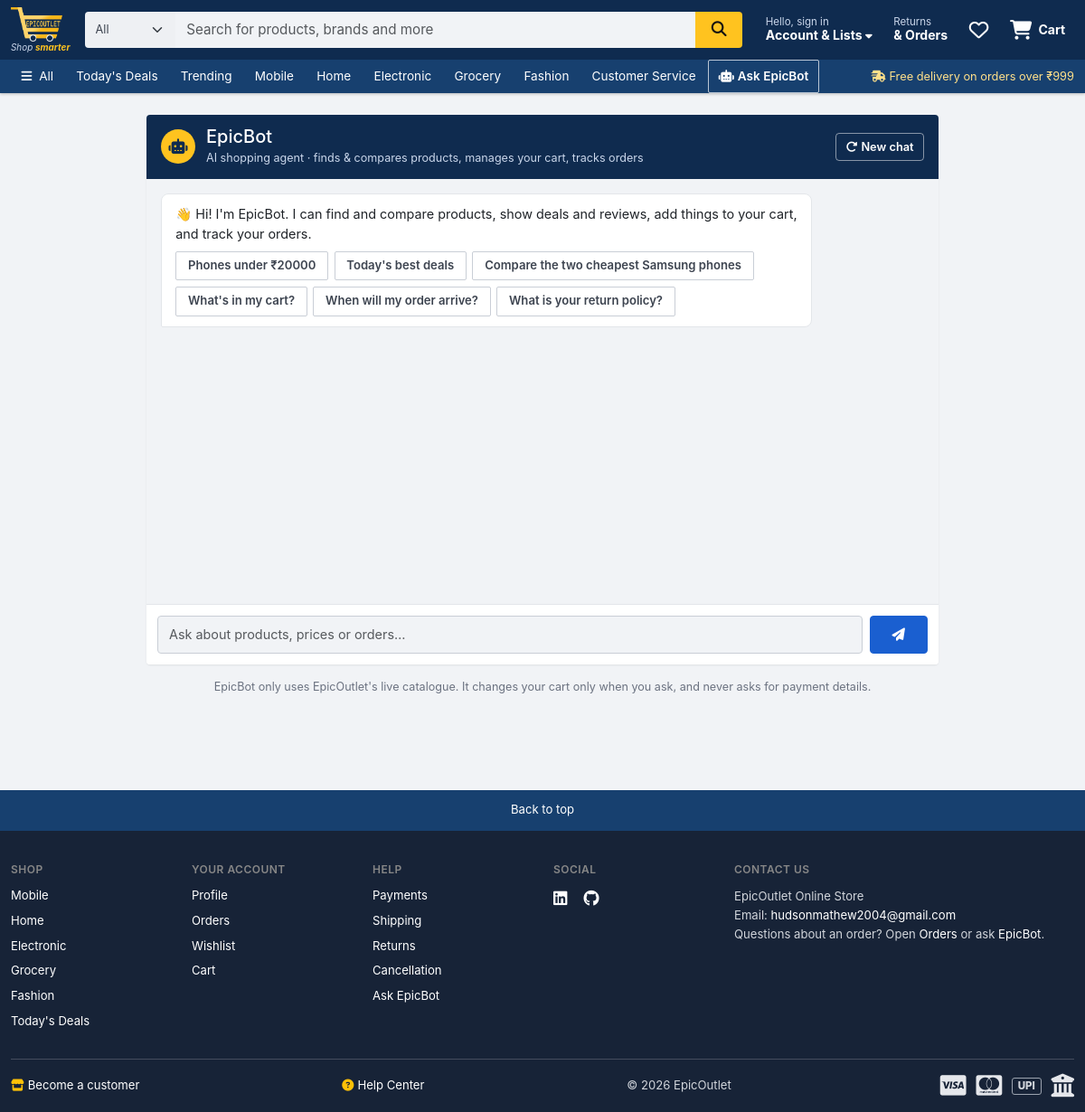
Page /chat/ on the committed database.
### shop/models.py (models this page shows, shortened)
class Catagory(models.Model):
    name = models.CharField(max_length=150, null=False, blank=False, unique=True)
    image = CloudinaryField('image', folder='Epicoutlte/catagory/')
    description = models.TextField(max_length=500, null=False, blank=False)
    status = models.BooleanField(default=False, help_text="0-show, 1-Hidden")
    Created_at = models.DateTimeField(auto_now_add=True)
    order = models.PositiveIntegerField(default=0)
    objects = VisibleQuerySet.as_manager()
    class Meta:
        ordering = ['order']
        verbose_name = 'Category'
        verbose_name_plural = 'Categories'
    def get_absolute_url(self):
        return reverse('collection_view', args=[self.name])

### shop/views.py (the view)
# urls.py: path('chat/', views.chat_page, name='chat'),
def chat_page(request):
    return render(request, 'shop/chat.html')

### shop/context_processors.py (called while the page is built)
def store(request):
    context = {
        'SITE_NAME': settings.SITE_NAME,
        'nav_categories': visible_categories(),
        'cart_count': 0,
        'wishlist_count': 0,
        'wishlist_ids': set(),
    }
    user = getattr(request, 'user', None)
    if user is not None and user.is_authenticated:
        context['cart_count'] = cart.objects.filter(user=user).count()
        wishlist_ids = set(fav.objects.filter(user=user).values_list('product_id', flat=True))
        context['wishlist_ids'] = wishlist_ids
        context['wishlist_count'] = len(wishlist_ids)
    return context

### shop/models.py (called while the page is built)
    def visible(self):
        return self.filter(status=False)

### shop/services.py (called while the page is built)
def visible_categories():
    categories = cache.get(CATEGORY_CACHE_KEY)
    if categories is None:
        categories = list(Catagory.objects.visible())
        cache.set(CATEGORY_CACHE_KEY, categories, 300)
    return categories

### shop/templates/shop/chat.html (shortened to what this page needs)
{% extends "shop/layouts/main.html" %}
{% block content %}
<div class="container py-4">
  <div class="row justify-content-center">
    <div class="col-lg-9">
      <section class="surface chat-shell" aria-labelledby="chat-title">
        <div class="chat-head">
          <span class="chat-avatar"><i class="fa-solid fa-robot" aria-hidden="true"></i></span>
          <div class="flex-grow-1">
            <h1 id="chat-title" class="h5 mb-0">EpicBot</h1>
            <span class="small text-muted-2">AI shopping agent · finds &amp; compares products, manages your cart, tracks orders</span>
          </div>
          <button type="button" class="btn btn-sm btn-ghost" id="chatReset" title="Start a new conversation"><i class="fa-solid fa-rotate-right me-1" aria-hidden="true"></i>New chat</button>
        </div>
        <div class="chat-body" id="chatBody" aria-live="polite" aria-relevant="additions">
          <div class="chat-message ai-message">
            <div class="message-content">
              <p class="mb-2">👋 Hi! I'm EpicBot. I can find and compare products, show deals and reviews, add things to your cart, and track your orders.</p>
              <div class="chat-suggestions">
                <button type="button" class="chip" data-suggestion>Phones under ₹20000</button>
                <button type="button" class="chip" data-suggestion>Today's best deals</button>
                <button type="button" class="chip" data-suggestion>Compare the two cheapest Samsung phones</button>
                <button type="button" class="chip" data-suggestion>What's in my cart?</button>
                <button type="button" class="chip" data-suggestion>When will my order arrive?</button>
                <button type="button" class="chip" data-suggestion>What is your return policy?</button>
              </div>
            </div>
          </div>
        </div>
        <div class="chat-foot">
          <form id="chatForm" class="d-flex gap-2">
            <input type="text" id="userInput" class="form-control" placeholder="Ask about products, prices or orders…" maxlength="500" autocomplete="off" required>
            <button type="submit" class="btn btn-primary px-4" id="sendBtn" aria-label="Send message"><i class="fa-solid fa-paper-plane" aria-hidden="true"></i></button>
          </form>
        </div>
      </section>
      <p class="small text-muted-2 text-center mt-3">EpicBot only uses EpicOutlet's live catalogue. It changes your cart only when you ask, and never asks for payment details.</p>
    </div>
  </div>
</div>
{% endblock content %}

### shop/templates/shop/inc/navbar.html (shortened to what this page needs)
{% load static %}
{% with url_name=request.resolver_match.url_name %}
<header class="site-header">
  <div class="container">
    <div class="header-main">
      <a class="brand" href="{% url 'home' %}" aria-label="EpicOutlet home">
        <img src="{% static 'images/logo-header.png' %}" alt="EpicOutlet" width="58" height="38">
        <small>Shop <b>smarter</b></small>
      </a>
      <form class="header-search" role="search" action="{% url 'home' %}" method="get" data-suggest>
        <select id="searchCategory" name="category" class="form-select search-cat">
          <option value="">All</option>
        </select>
        <input id="navSearch" class="form-control" type="search" name="search" placeholder="Search for products, brands and more" value="{{ request.GET.search|default:'' }}" autocomplete="off" aria-autocomplete="list" aria-controls="searchSuggest">
        <button class="search-btn" type="submit" aria-label="Search"><i class="fa-solid fa-magnifying-glass" aria-hidden="true"></i></button>
      </form>
      <nav class="header-links" aria-label="Account and cart">
        <div class="dropdown">
          <button class="hlink" data-bs-toggle="dropdown" aria-expanded="false">
            <span>
              <span class="l1">Hello, {% if request.user.is_authenticated %}{{ request.user.first_name|default:request.user.username|truncatechars:14 }}{% else %}sign in{% endif %}</span>
              <span class="l2 hide-mobile">Account &amp; Lists <i class="fa-solid fa-caret-down small" aria-hidden="true"></i></span>
            </span>
          </button>
        </div>
        <a class="hlink hide-mobile" href="{% url 'orders' %}">
          <span><span class="l1">Returns</span><span class="l2">&amp; Orders</span></span>
        </a>
        <a class="hlink" href="{% url 'fav_page' %}" aria-label="Wishlist, {{ wishlist_count }} items">
          <span class="ico"><i class="fa-regular fa-heart" aria-hidden="true"></i><i class="cart-count" data-wishlist-count data-count="{{ wishlist_count }}">{% if wishlist_count %}{{ wishlist_count }}{% endif %}</i></span>
        </a>
        <a class="hlink" href="{% url 'cart' %}" aria-label="Cart, {{ cart_count }} items">
          <span class="ico"><i class="fa-solid fa-cart-shopping" aria-hidden="true"></i><i class="cart-count" data-cart-count data-count="{{ cart_count }}">{% if cart_count %}{{ cart_count }}{% endif %}</i></span>
          <span class="l2 hide-mobile">Cart</span>
        </a>
      </nav>
    </div>
  </div>
  <nav class="header-nav" aria-label="Departments">
    <div class="container inner">
      <a href="{% url 'collection' %}" class="{% if url_name == 'collection' %}active{% endif %}"><i class="fa-solid fa-bars me-1" aria-hidden="true"></i> All</a>
      <a href="{% url 'home' %}?sort=discount" class="{% if request.GET.sort == 'discount' %}active{% endif %}">Today's Deals</a>
      <a href="{% url 'home' %}?trending=1" class="{% if request.GET.trending == '1' %}active{% endif %}">Trending</a>
      {% for cat in nav_categories %}
      <a href="{{ cat.get_absolute_url }}" class="{% if url_name == 'collection_view' and request.resolver_match.kwargs.name == cat.name %}active{% endif %}">{{ cat.name }}</a>
      {% endfor %}
      <a href="{% url 'help' %}" class="{% if url_name == 'help' %}active{% endif %}">Customer Service</a>
      <a href="{% url 'chat' %}" class="ai-link {% if url_name == 'chat' %}active{% endif %}"><i class="fa-solid fa-robot me-1" aria-hidden="true"></i>Ask EpicBot</a>
      <span class="nav-note hide-mobile"><i class="fa-solid fa-truck-fast me-1" aria-hidden="true"></i>Free delivery on orders over ₹999</span>
    </div>
  </nav>
</header>
{% endwith %}

### shop/templates/shop/inc/footer.html
{% load static %}
<a href="#top" class="back-to-top">Back to top</a>
<footer class="eo-footer">
  <div class="container">
    <div class="row g-4">
      <div class="col-6 col-md-3 col-lg-2">
        <h2>Shop</h2>
        <ul class="list-unstyled d-grid gap-2 mb-0">
          {% for cat in nav_categories|slice:":6" %}
          <li><a href="{{ cat.get_absolute_url }}">{{ cat.name }}</a></li>
          {% endfor %}
          <li><a href="{% url 'home' %}?sort=discount">Today's Deals</a></li>
        </ul>
      </div>
      <div class="col-6 col-md-3 col-lg-2">
        <h2>Your account</h2>
        <ul class="list-unstyled d-grid gap-2 mb-0">
          <li><a href="{% url 'profile' %}">Profile</a></li>
          <li><a href="{% url 'orders' %}">Orders</a></li>
          <li><a href="{% url 'fav_page' %}">Wishlist</a></li>
          <li><a href="{% url 'cart' %}">Cart</a></li>
        </ul>
      </div>
      <div class="col-6 col-md-3 col-lg-2">
        <h2>Help</h2>
        <ul class="list-unstyled d-grid gap-2 mb-0">
          <li><a href="{% url 'help' %}#payments">Payments</a></li>
          <li><a href="{% url 'help' %}#shipping">Shipping</a></li>
          <li><a href="{% url 'help' %}#returns">Returns</a></li>
          <li><a href="{% url 'help' %}#cancellation">Cancellation</a></li>
          <li><a href="{% url 'chat' %}">Ask EpicBot</a></li>
        </ul>
      </div>
      <div class="col-6 col-md-3 col-lg-2">
        <h2>Social</h2>
        <div class="social">
          <a href="https://www.linkedin.com/in/hudson-mathew-J" aria-label="LinkedIn" rel="noopener" target="_blank"><i class="fa-brands fa-linkedin" aria-hidden="true"></i></a>
          <a href="https://github.com/Hudsonmathew1910" aria-label="GitHub" rel="noopener" target="_blank"><i class="fa-brands fa-github" aria-hidden="true"></i></a>
        </div>
      </div>
      <div class="col-md-12 col-lg-4">
        <h2>Contact us</h2>
        <p class="contact mb-0">
          EpicOutlet Online Store<br>
          Email: <a href="mailto:hudsonmathew2004@gmail.com">hudsonmathew2004@gmail.com</a><br>
          Questions about an order? Open <a href="{% url 'orders' %}">Orders</a> or ask <a href="{% url 'chat' %}">EpicBot</a>.
        </p>
      </div>
    </div>
    <div class="footer-bottom">
      <span><a href="{% url 'register' %}"><i class="fa-solid fa-store me-1 text-warning" aria-hidden="true"></i>Become a customer</a></span>
      <span><a href="{% url 'help' %}"><i class="fa-solid fa-circle-question me-1 text-warning" aria-hidden="true"></i>Help Center</a></span>
      <span>&copy; {% now "Y" %} EpicOutlet</span>
      <span class="pay" aria-label="Accepted payment methods: Visa, Mastercard, RuPay cards, UPI, netbanking">
        <i class="fa-brands fa-cc-visa" aria-hidden="true"></i>
        <i class="fa-brands fa-cc-mastercard" aria-hidden="true"></i>
        <span class="upi">UPI</span>
        <i class="fa-solid fa-building-columns" aria-hidden="true" title="Netbanking"></i>
      </span>
    </div>
  </div>
</footer>

### rows in the picture
Catagory: name "Mobile"
Catagory: name "Home"
Catagory: name "Electronic"
Catagory: name "Grocery"
Catagory: name "Fashion"
